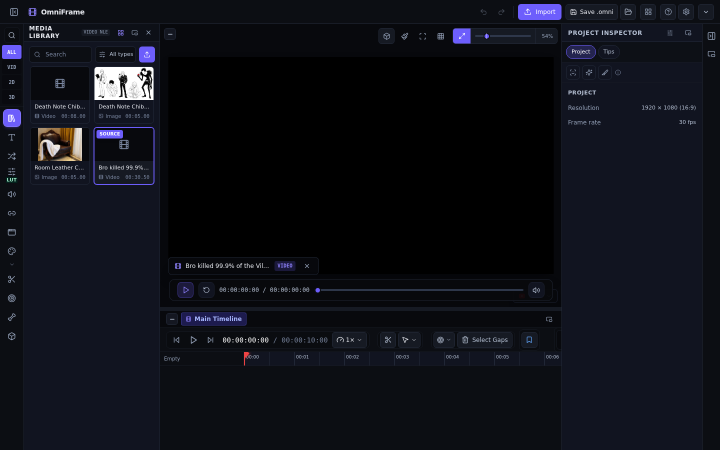
#> input picture evidence/screenshots/source-preview-fullscreen-bar.png, 1440 x 900 px, found by its file name (shown at 1/2 size)
$ python verify-source-preview-opencv.py   (older library calls are emulated)
#> lines starting #> are read from the running program, lines starting #| are printed output that depends on the picture; pictures that were not available may be replaced by others from this repository, and a replacement may not be noted
import cv2
import numpy as np
import os
import json

def process_source_preview_verification():
    os.makedirs('evidence/cutouts', exist_ok=True)
    os.makedirs('qa/reports', exist_ok=True)

    img_source = cv2.imread('evidence/screenshots/source-preview-fullscreen-bar.png')
#> img_source is the input picture: shape (900, 1440, 3); mean B, G, R 23.6, 16.3, 14.6
    img_tracks = cv2.imread('evidence/screenshots/source-preview-oop-tracks-verified.png')
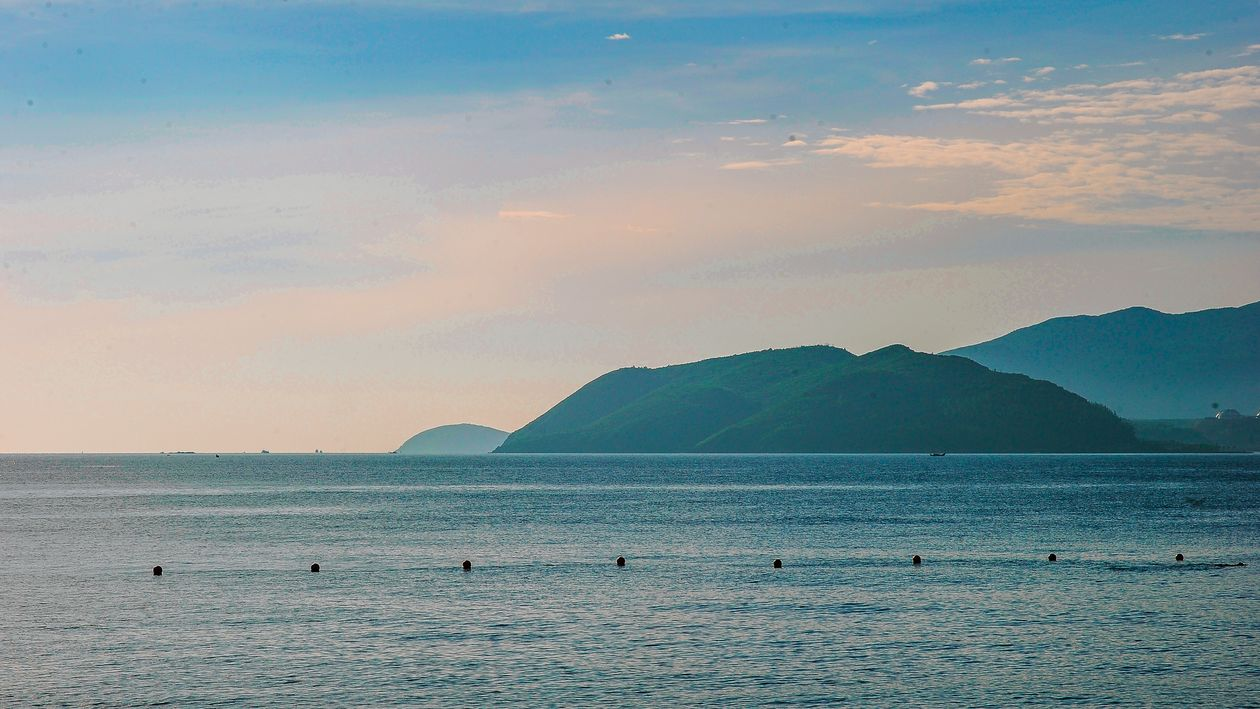
#> input picture qa/fixtures/pexels-landscape-962322.jpg, 1260 x 709 px, given in place of source-preview-oop-tracks-verified.png, which was not available
#> img_tracks is the input picture: shape (709, 1260, 3); mean B, G, R 153.5, 149.6, 131.2

    if img_source is None or img_tracks is None:
        raise ValueError("Screenshots not found!")

    h_s, w_s, _ = img_source.shape
#> h_s = 900; w_s = 1440
    h_t, w_t, _ = img_tracks.shape
#> h_t = 709; w_t = 1260

    # 1. Cutout Source Preview Bottom-Left Details Banner (x: 336..755, y: 514..550)
    detail_crop = img_source[510:555, 330:760]
    cv2.imwrite('evidence/cutouts/cut-source-preview-detail-banner.png', detail_crop)

    # 2. Cutout Full-Width Expanded Media Transport Bar (x: 337..1105, y: 558..602)
    transport_crop = img_source[554:606, 330:1110]
    cv2.imwrite('evidence/cutouts/cut-source-preview-transport-bar.png', transport_crop)

    # 3. Cutout Media Specifications Modal (Three-Dot info)
    img_modal = cv2.imread('evidence/screenshots/media-specs-modal-verified.png')
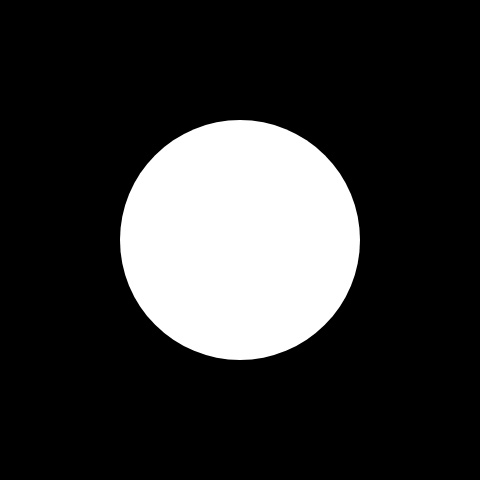
#> input picture qa/assets/roto-circle.png, 480 x 480 px, given in place of media-specs-modal-verified.png, which was not available
#> img_modal is the input picture: shape (480, 480, 3); min 0, max 255, mean 50
    if img_modal is not None:
        h_m, w_m, _ = img_modal.shape
#> h_m = 480; w_m = 480
        modal_crop = img_modal[int(h_m*0.25):int(h_m*0.75), int(w_m*0.35):int(w_m*0.65)]
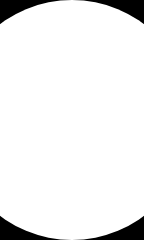
#> modal_crop: shape (240, 144, 3); min 0, max 255, mean 238.5
        cv2.imwrite('evidence/cutouts/cut-media-specs-modal.png', modal_crop)
    else:
        modal_crop = np.zeros((100, 100, 3), dtype=np.uint8)

    # 4. Cutout Media Library with 3D Objects Filter & Cards
    medialib_crop = img_tracks[40:500, 48:320]
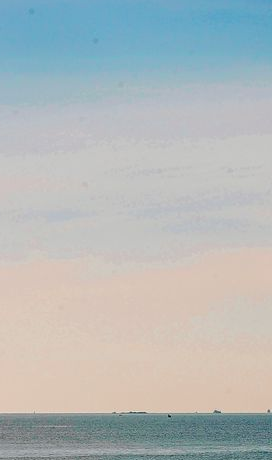
#> medialib_crop: shape (460, 272, 3); mean B, G, R 185.1, 184.6, 178.3
    cv2.imwrite('evidence/cutouts/cut-medialib-threed-filter.png', medialib_crop)

    # 5. Cutout Timeline Tracks with 40% Reduced Text Track & Orangish Clip
    tracks_crop = img_tracks[max(0, h_t-220):h_t-40, 168:min(w_t, 850)]
    cv2.imwrite('evidence/cutouts/cut-timeline-text-track-reduced.png', tracks_crop)

    # 6. Cutout Track Headers with Z-Index
    headers_crop = img_tracks[max(0, h_t-220):h_t-40, 0:168]
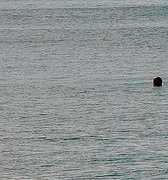
#> headers_crop: shape (180, 168, 3); mean B, G, R 147.7, 147.6, 142.3
    cv2.imwrite('evidence/cutouts/cut-track-headers-zindex.png', headers_crop)

    def calc_metrics(cropped):
        gray = cv2.cvtColor(cropped, cv2.COLOR_BGR2GRAY)
        laplacian_var = float(cv2.Laplacian(gray, cv2.CV_64F).var())
#> laplacian_var = 4912.5
        contrast = float(gray.std())
#> contrast = 31.9
        mean_brightness = float(gray.mean())
#> mean_brightness = 13.38
        return {
            'laplacian_variance_sharpness': round(laplacian_var, 2),
            'contrast_std': round(contrast, 2),
            'mean_brightness': round(mean_brightness, 2),
            'width': cropped.shape[1],
            'height': cropped.shape[0]
        }

    metrics = {
        'source_preview_detail_banner': calc_metrics(detail_crop),
        'source_preview_transport_bar': calc_metrics(transport_crop),
        'media_specs_modal': calc_metrics(modal_crop),
        'medialib_threed_filter': calc_metrics(medialib_crop),
        'timeline_text_track_reduced': calc_metrics(tracks_crop),
        'track_headers_zindex': calc_metrics(headers_crop),
    }
#> in calc_metrics (call 4), `gray = cv2.cvtColor(cropped, cv2.COLOR_BGR2GRAY)`:
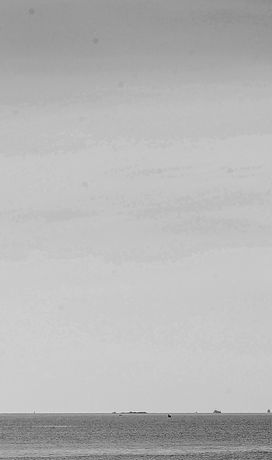
#> gray: shape (460, 272); min 5, max 233, mean 182.8
#> in calc_metrics (call 4), `laplacian_var = float(cv2.Laplacian(gray, cv2.CV_64F).var())`: laplacian_var = 196.3
#> in calc_metrics (call 4), `contrast = float(gray.std())`: contrast = 24.71
#> in calc_metrics (call 4), `mean_brightness = float(gray.mean())`: mean_brightness = 182.8
#> in calc_metrics (call 5), `gray = cv2.cvtColor(cropped, cv2.COLOR_BGR2GRAY)`:
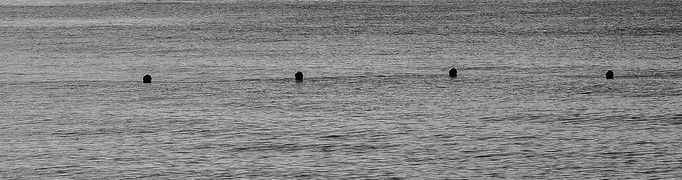
#> gray: shape (180, 682); min 0, max 214, mean 131
#> in calc_metrics (call 5), `laplacian_var = float(cv2.Laplacian(gray, cv2.CV_64F).var())`: laplacian_var = 4896.7
#> in calc_metrics (call 5), `contrast = float(gray.std())`: contrast = 27.39
#> in calc_metrics (call 5), `mean_brightness = float(gray.mean())`: mean_brightness = 131

    print(json.dumps(metrics, indent=2))
#> (printed output is left out)
    with open('qa/reports/source-preview-opencv-metrics.json', 'w') as f:
        json.dump(metrics, f, indent=2)

    print("OpenCV Source Preview & OOP Tracks Verification Completed!")

if __name__ == '__main__':
    process_source_preview_verification()
